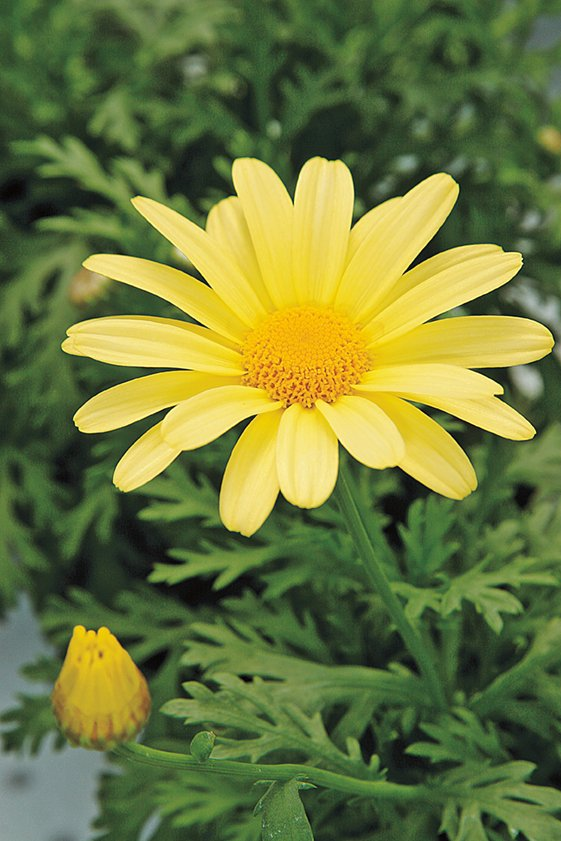
#> input picture a1images/daisy.jpg, 561 x 841 px
$ python -i utils.py   (imports and definitions only)   (older library calls are emulated)
#> lines starting #> are read from the running program, lines starting #| are printed output that depends on the picture
import os
import cv2
import numpy as np
import matplotlib.pyplot as plt

# [5 lines left out: function load_gray, not called in this run]

def save_img(path: str, img):
    os.makedirs(os.path.dirname(path), exist_ok=True)
    cv2.imwrite(path, img)

def apply_lut(gray, lut):
    return cv2.LUT(gray, lut)


# [57 lines left out: functions plot_transfer, intensity_map_from_points, load_color, ensure_gray, hist_img, gamma_correct_Lab, not called in this run]

def vibrance_s_curve(x, a: float, sigma: float = 70.0):
    # x in [0,255]; returns mapped intensity with a Gaussian bump around 128
    return np.minimum(x + a * 128.0 * np.exp(-((x - 128.0)**2)/(2*sigma**2)), 255.0)


# [31 lines left out: functions sobel_filter_2d, sobel_manual, conv2, not called in this run]

def sobel_separable(gray):

    if len(gray.shape) == 3:
        gray = cv2.cvtColor(gray, cv2.COLOR_BGR2GRAY)
    gray = gray.astype(np.float32)

    kx1 = np.array([1, 2, 1], dtype=np.float32).reshape(-1, 1)
    kx2 = np.array([1, 0, -1], dtype=np.float32).reshape(1, -1)
    ky1 = np.array([1, 0, -1], dtype=np.float32).reshape(-1, 1)
    ky2 = np.array([1, 2, 1], dtype=np.float32).reshape(1, -1)

    gx = cv2.filter2D(gray, cv2.CV_32F, kx1)
    gx = cv2.filter2D(gx, cv2.CV_32F, kx2)

    gy = cv2.filter2D(gray, cv2.CV_32F, ky1)
    gy = cv2.filter2D(gy, cv2.CV_32F, ky2)

    mag = np.sqrt(gx**2 + gy**2)
    mag = np.clip(mag, 0, 255).astype(np.uint8)

    return mag, gx, gy

# [62 lines left out: functions nearest_neighbor_zoom, bilinear_zoom, normalized_ssd, otsu_threshold, morph_open_close, not called in this run]

>>> import cv2
>>> picture = cv2.imread('a1images/daisy.jpg', cv2.IMREAD_GRAYSCALE)
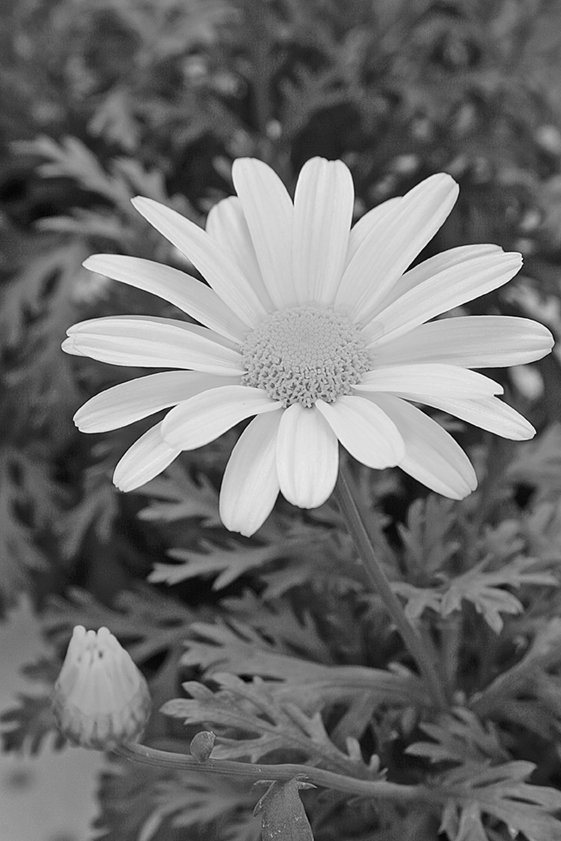
#> picture: shape (841, 561); min 0, max 255, mean 110
>>> result = sobel_separable(picture)
#> in sobel_separable, `gx = cv2.filter2D(gx, cv2.CV_32F, kx2)`:
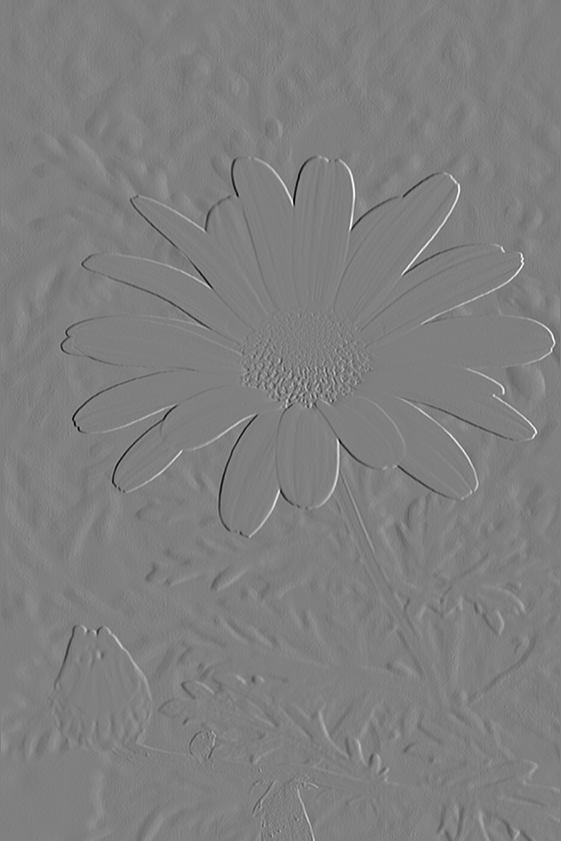
#> gx: shape (841, 561) float32; min -839, max 834, mean -0.2; drawn with min black and max white
#> in sobel_separable, `gy = cv2.filter2D(gray, cv2.CV_32F, ky1)`:
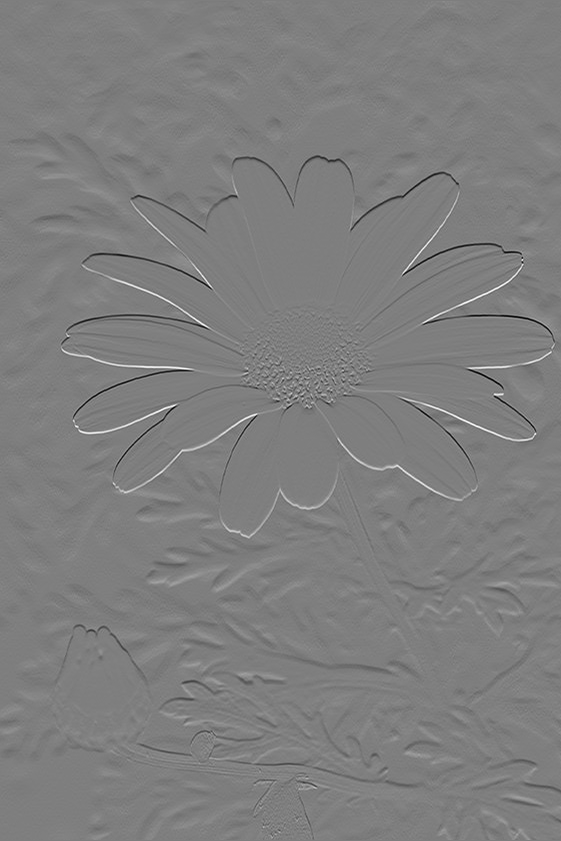
#> gy: shape (841, 561) float32; min -242, max 245, mean 0; drawn with min black and max white
#> in sobel_separable, `mag = np.sqrt(gx**2 + gy**2)`:
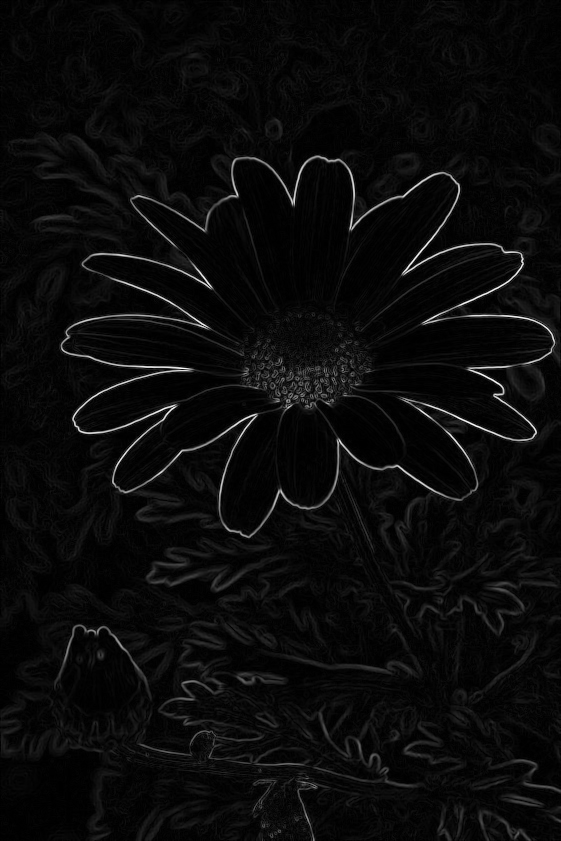
#> mag: shape (841, 561) float32; min 0, max 954.4, mean 41.2; drawn with min black and max white
#> in sobel_separable, `mag = np.clip(mag, 0, 255).astype(np.uint8)`:
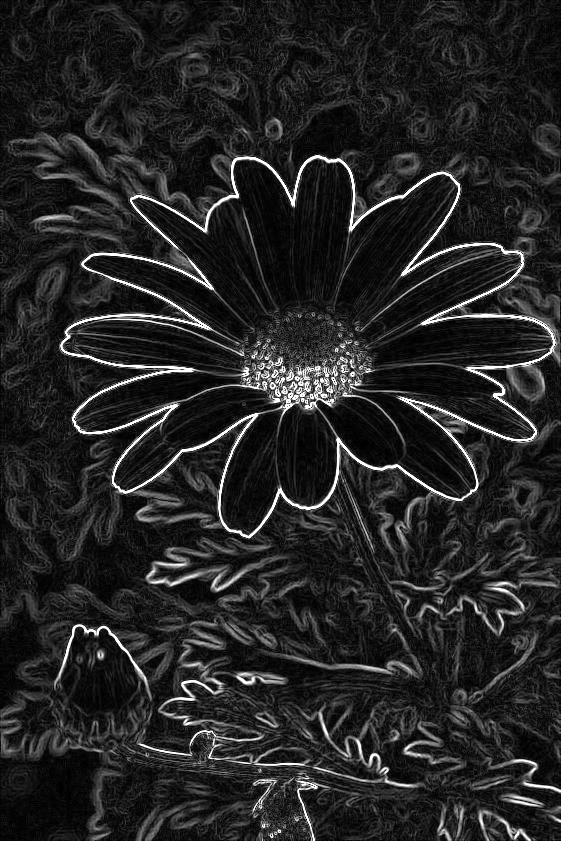
#> mag: shape (841, 561); min 0, max 255, mean 36.6

$ run again, on a1images/emma.jpg
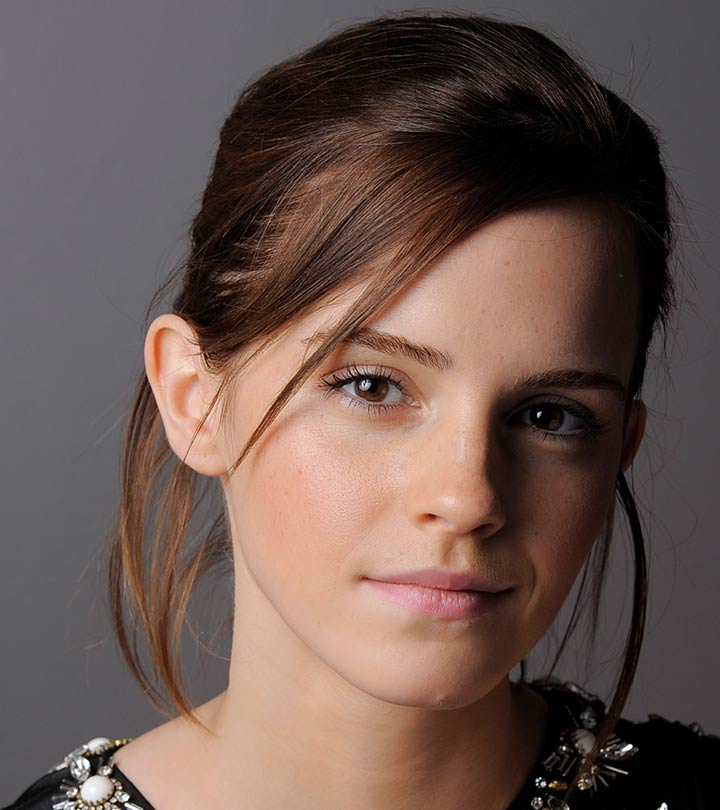
#> input picture a1images/emma.jpg, 720 x 810 px
#> in sobel_separable, `gx = cv2.filter2D(gx, cv2.CV_32F, kx2)`:
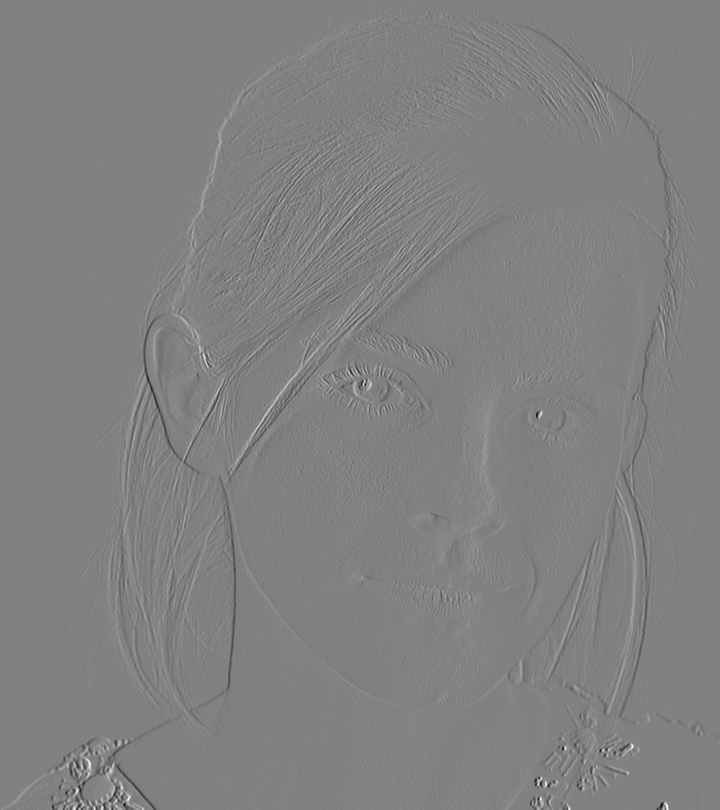
#> gx: shape (810, 720) float32; min -914, max 888, mean 0.4; drawn with min black and max white
#> in sobel_separable, `mag = np.clip(mag, 0, 255).astype(np.uint8)`:
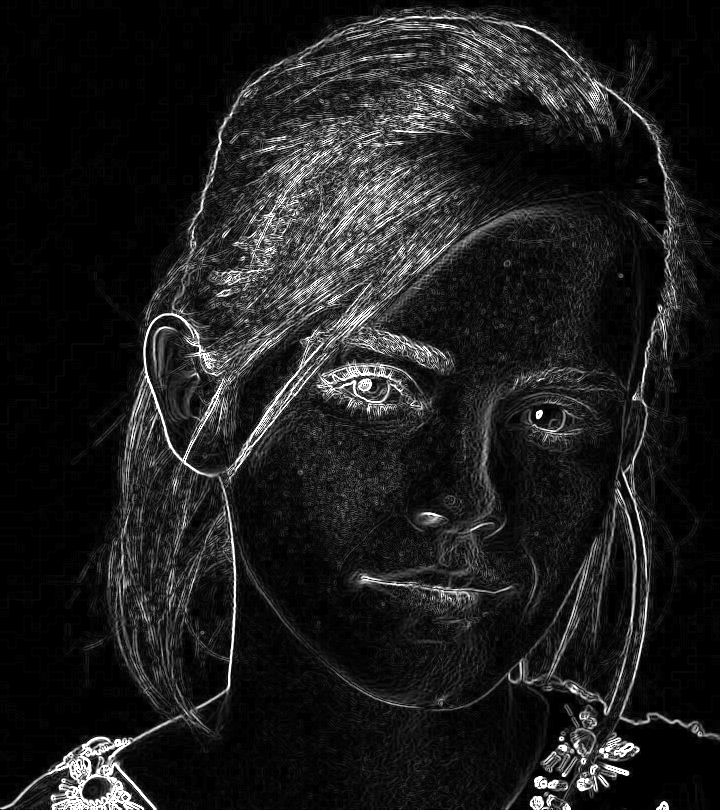
#> mag: shape (810, 720); min 0, max 255, mean 30

$ run again, on a1images/highlights_and_shadows.jpg
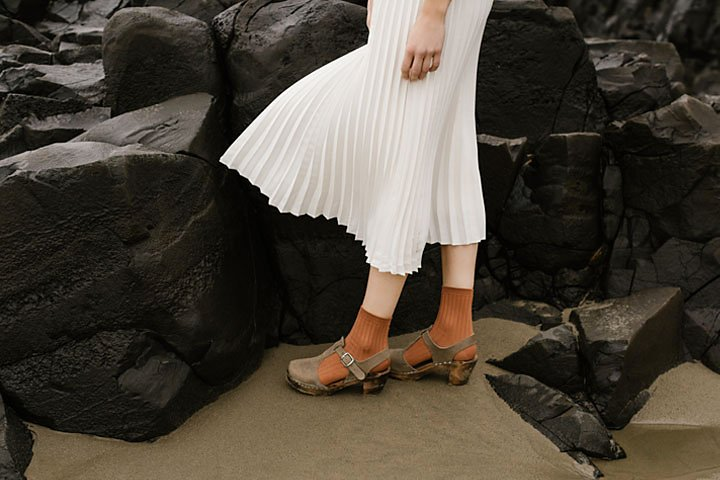
#> input picture a1images/highlights_and_shadows.jpg, 720 x 480 px
#> in sobel_separable, `gy = cv2.filter2D(gray, cv2.CV_32F, ky1)`:
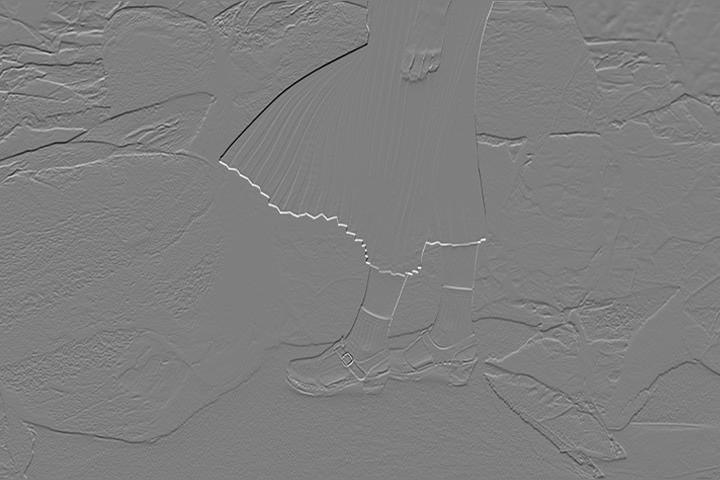
#> gy: shape (480, 720) float32; min -253, max 255, mean -0.2; drawn with min black and max white
#> in sobel_separable, `mag = np.clip(mag, 0, 255).astype(np.uint8)`:
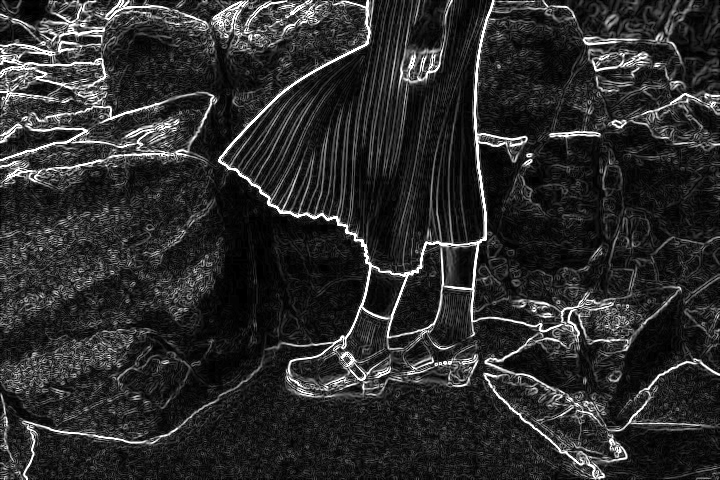
#> mag: shape (480, 720); min 0, max 255, mean 44.2

$ run again, on a1images/jeniffer.jpg
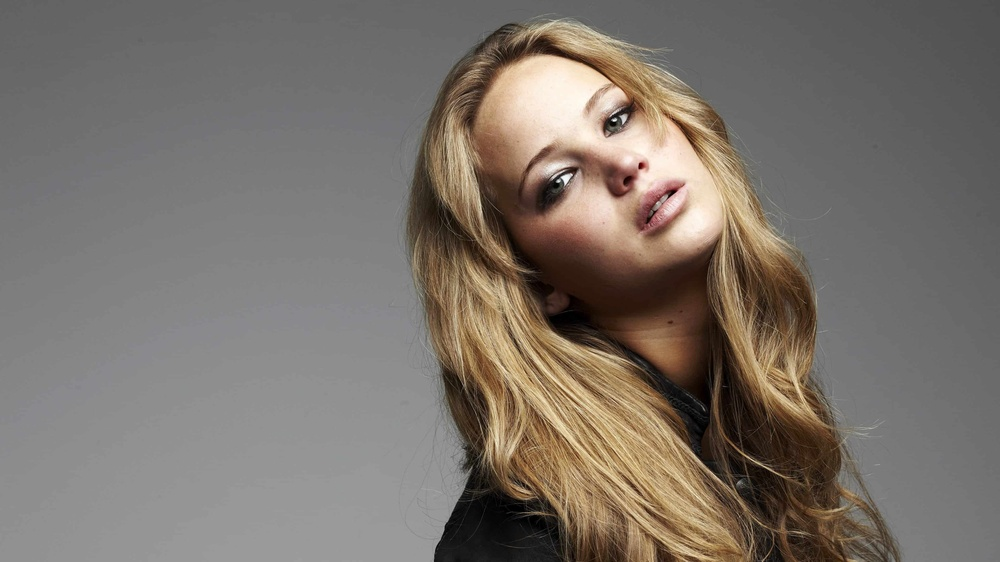
#> input picture a1images/jeniffer.jpg, 1000 x 562 px, shrunk from 3840 x 2160 before the run
#> in sobel_separable, `gy = cv2.filter2D(gray, cv2.CV_32F, ky1)`:
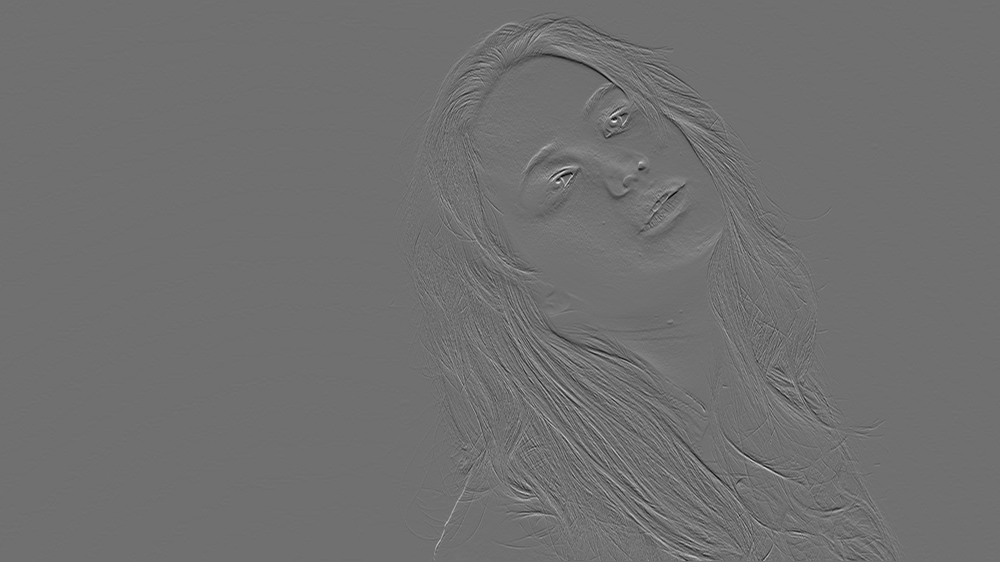
#> gy: shape (562, 1000) float32; min -195, max 247, mean 0; drawn with min black and max white
#> in sobel_separable, `mag = np.clip(mag, 0, 255).astype(np.uint8)`:
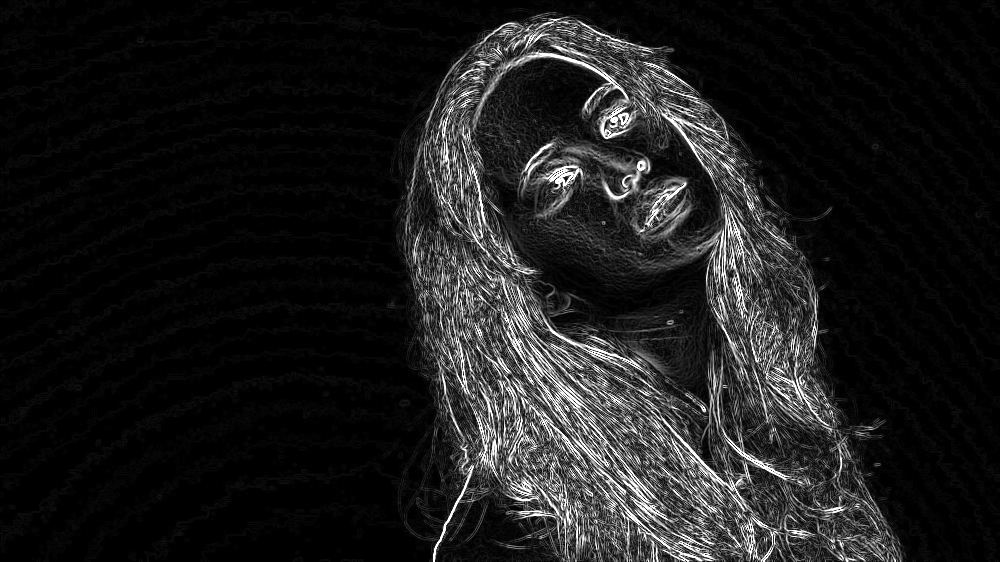
#> mag: shape (562, 1000); min 0, max 255, mean 28.1
